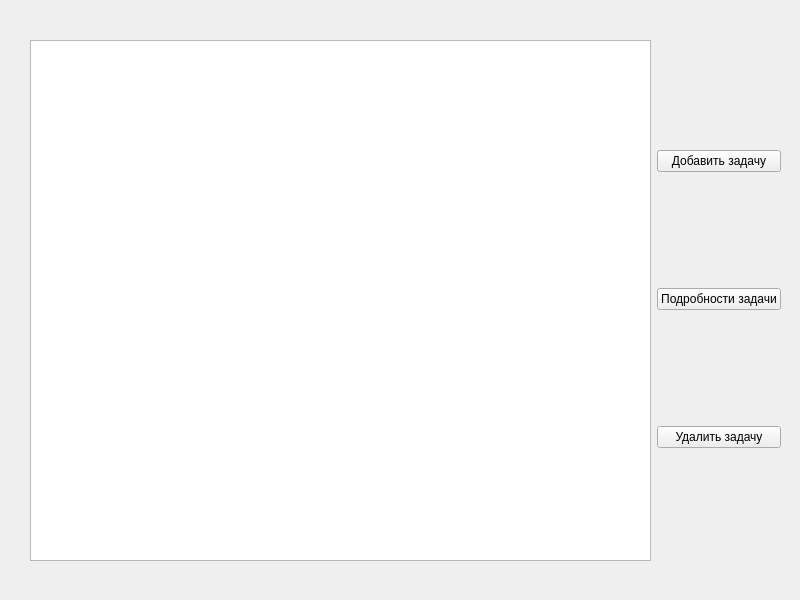
<?xml version="1.0" encoding="UTF-8"?>
<ui version="4.0">
 <class>Widget</class>
 <widget class="QWidget" name="Widget">
  <property name="geometry">
   <rect>
    <x>0</x>
    <y>0</y>
    <width>800</width>
    <height>600</height>
   </rect>
  </property>
  <property name="windowTitle">
   <string>Widget</string>
  </property>
  <widget class="QWidget" name="layoutWidget">
   <property name="geometry">
    <rect>
     <x>30</x>
     <y>40</y>
     <width>751</width>
     <height>521</height>
    </rect>
   </property>
   <layout class="QHBoxLayout" name="horizontalLayout">
    <property name="sizeConstraint">
     <enum>QLayout::SetDefaultConstraint</enum>
    </property>
    <item>
     <widget class="QListWidget" name="taskListWidget"/>
    </item>
    <item>
     <layout class="QVBoxLayout" name="verticalLayout">
      <item>
       <widget class="QPushButton" name="createTaskButton">
        <property name="text">
         <string>Добавить задачу</string>
        </property>
       </widget>
      </item>
      <item>
       <widget class="QPushButton" name="detailsTaskButton">
        <property name="text">
         <string>Подробности задачи</string>
        </property>
       </widget>
      </item>
      <item>
       <widget class="QPushButton" name="deleteTaskButton">
        <property name="text">
         <string>Удалить задачу</string>
        </property>
       </widget>
      </item>
     </layout>
    </item>
   </layout>
  </widget>
 </widget>
 <resources/>
 <connections/>
</ui>
